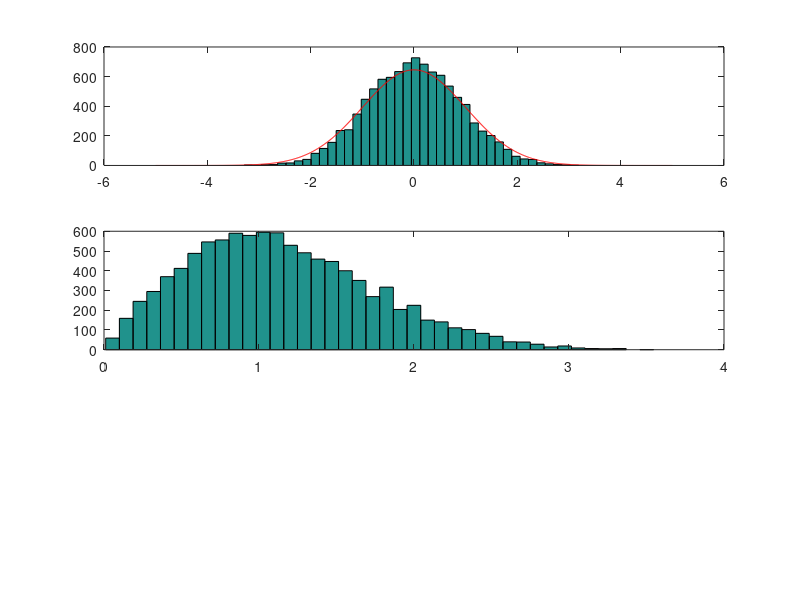

MATLAB code to generate this figure: (Note: this script raises an error after producing the figure.)
%% Rayleigh_fading.m

clear all, close all, clf

N = 5;          % Number of paths.
Ns =  10000;    % Number of samples.
NB = 40;        % Number of Bins.

rand('twister',5489)    % return rand() to its default initial state

for m=1:Ns
    An = rand(1,N);
    thn= (2*pi)*rand(N,1);
    rI(m)= An*cos(thn);
    rQ(m)= An*sin(thn);
end

B = 5;
rQ = rQ(find(abs(rQ) <= B));    % rQ within the boundary

subplot(311),hist(rQ,NB), hold on;
[ns, cs] = hist(rQ,NB);
dz = cs(2)-cs(1);
z = -B:0.01:B;
mz = 0;
sgmz2 = 1;
sgmz = sqrt(sgmz2);

fz = exp(-(z-mz).^2/2/sgmz2)/sqrt(2*pi)/sgmz;   % normal (Gaussian) PDF

plot(z,length(rQ)*dz*fz,'r')
As = [0 2];
zmin = 0;
zmax = 5;
fzmax = 700;

for i=1:length(As)
    A = As(i);      % the amplitude of LOS component through a direct path
    z = sqrt((A+rI).^2+rQ.^2);
    zz = zmin:0.02:zmax;          % the range on the z(amplitude) axis
    z = z(find(z > zmin));
    z = z(find(z < zmax));
    subplot(311+i)
    hist(z,NB), hold on
    [ns, cs] = hist(z,NB);
    dz = cs(2) - cs(1);
    fz = Rice_pdf(zz,A,1);
    plot(zz,length(z)*dz*fz,'r')
end


%% Ricean PDF function

function f = Rice_pdf(x,A,sigma)
    % Rice Density function
    sigma2= sigma^2; sgm2= 2*sigma2;
    f=(x>=0).*x/sigma2.*besseli(0,x*A/sigma2).*exp(-(x.*x+A*A)/sgm2);
end